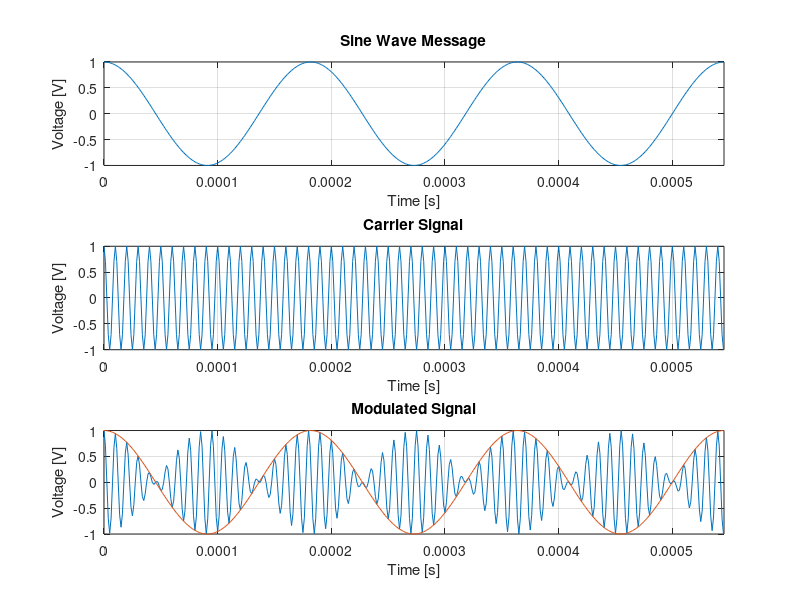
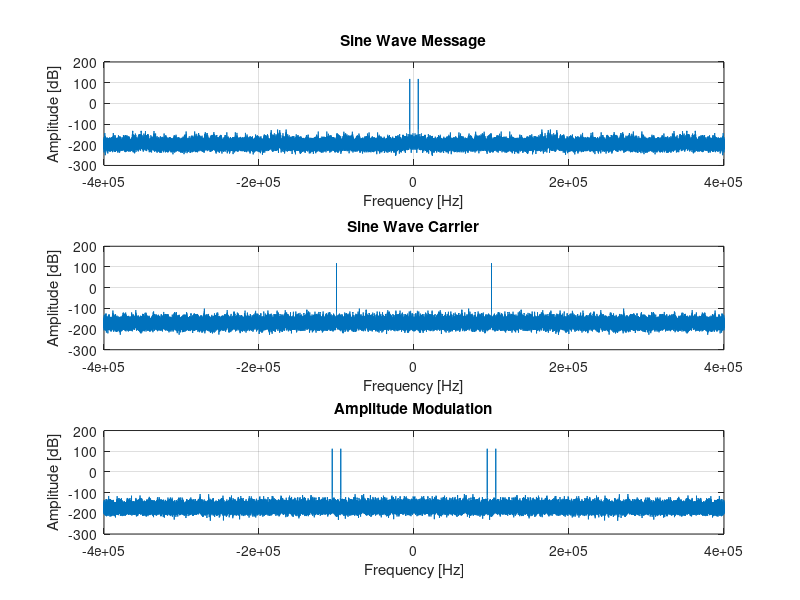
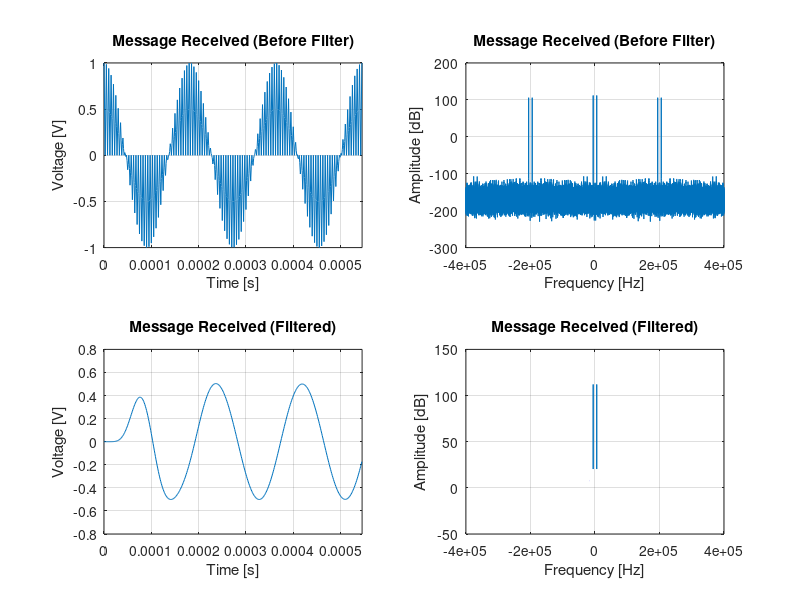

Write MATLAB code to recreate these figures, in order.
% Author: Nagel Mejía Segura
% Double-SideBand Supressed Carrier
% Single Tone Message

pkg load signal

% Fs: Sample Rate [Hz]
% fc: Carrier Frequency [Hz]
% fm: Tone Frequency [Hz]
Fs = 800e3;
fc = 100e3;
fm = 5.5e3;

% duration: Tone duration [s]
duration = 2;

% t: time interval
t = 0:1/Fs:(duration*Fs - 1)/(Fs);

% msg: Tone Message
% carrier: Sine Wave Carrier
msg = cos(2*pi*fm*t);
carrier = cos(2*pi*fc*t);

% modul: Modulated Signal
modul = msg.*carrier;

% max_time: Maximum time to show
% index: Interval of t from zero to the max_time
max_time = 3/fm;
index = (t <= max_time);

% First figure (Signals in Time Domain)
figure(1)

subplot(3,1,1);
plot(t(index),msg(index));
xlabel('Time [s]');
ylabel('Voltage [V]');
xlim([0 max_time])
grid on;
title('Sine Wave Message');

subplot(3,1,2);
plot(t(index),carrier(index));
xlabel('Time [s]');
ylabel('Voltage [V]');
xlim([0 max_time])
grid on;
title('Carrier Signal');


subplot(3,1,3);
plot(t(index),modul(index));
hold on;
plot(t(index),msg(index));
xlabel('Time [s]');
ylabel('Voltage [V]');
xlim([0 max_time])
grid on;
title('Modulated Signal');
hold off;

% N: Length of the message's vector
N = length(msg);

% f: Frequency interval
f = ((-(N/2):(N/2)-1)*Fs/N);

% MSG-CARRIER-MOD: Fourier Transform of the signals
MSG = fft(msg,N);
CARRIER = fft(carrier,N);
MOD = fft(modul,N);

% Second figure (Signals in Time Domain)
figure(2)

subplot(3,1,1);
plot(f,20*log10(abs(fftshift(MSG))))
xlabel('Frequency [Hz]');
ylabel('Amplitude [dB]');
grid on;
title('Sine Wave Message');

subplot(3,1,2);
plot(f,20*log10(abs(fftshift(CARRIER))))
xlabel('Frequency [Hz]');
ylabel('Amplitude [dB]');
grid on;
title('Sine Wave Carrier');

subplot(3,1,3);
plot(f,20*log10(abs(fftshift(MOD))))
xlabel('Frequency [Hz]');
ylabel('Amplitude [dB]');
grid on;
title('Amplitude Modulation');

% Message Recovery

% delta_fm-phase: Possible Changes on frequency or phase of the carrier
% Synchronous detection
delta_fm = 0;
delta_phase = 0;

% local_osc: Local Oscillator
local_osc = cos(2*pi*(fc+delta_fm)*t+delta_phase);

% msg_tmp - MSG_TMP: Temporary Message Received before filtering
msg_tmp = modul.*local_osc;
MSG_TMP = fft(msg_tmp,N);

% fcut: Cutoff Frequency of the Filter
fcut = 15e3;

% B-A: numerator and Denominator of the Butterworth Filter
[B,A] = butter(8,fcut/(Fs/2));

% msg_rx: Applying the filter to the message
msg_rx = filter(B,A,msg_tmp);
MSG_RX = fft(msg_rx,N);

figure(3)

subplot(2,2,1);
plot(t(index),msg_tmp(index));
xlabel('Time [s]');
ylabel('Voltage [V]');
xlim([0 max_time])
grid on;
title('Message Received (Before Filter)');

subplot(2,2,2);
plot(f,20*log10(abs(fftshift(MSG_TMP))))
xlabel('Frequency [Hz]');
ylabel('Amplitude [dB]');
grid on;
title('Message Received (Before Filter)');

subplot(2,2,3);
plot(t(index),msg_rx(index));
xlabel('Time [s]');
ylabel('Voltage [V]');
xlim([0 max_time])
grid on;
title('Message Received (Filtered)');

subplot(2,2,4);
plot(f,20*log10(abs(fftshift(MSG_RX))))
xlabel('Frequency [Hz]');
ylabel('Amplitude [dB]');
grid on;
title('Message Received (Filtered)');
